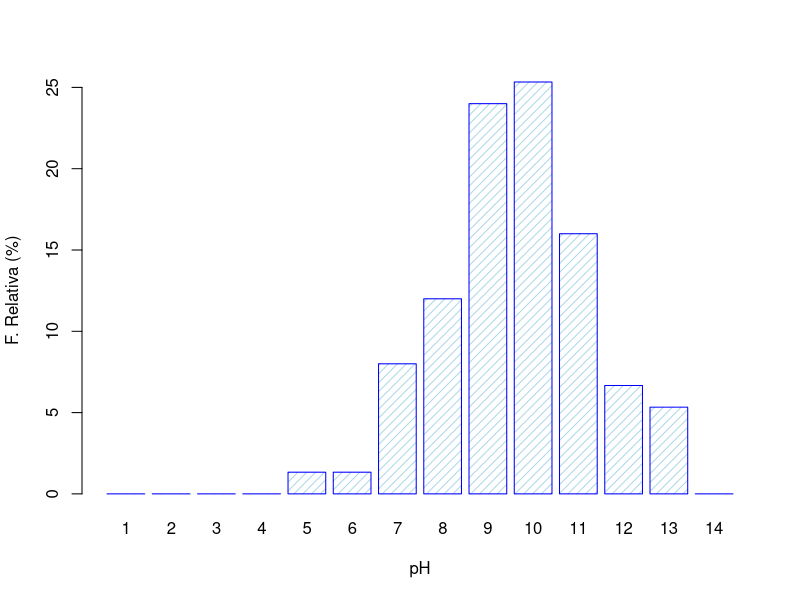
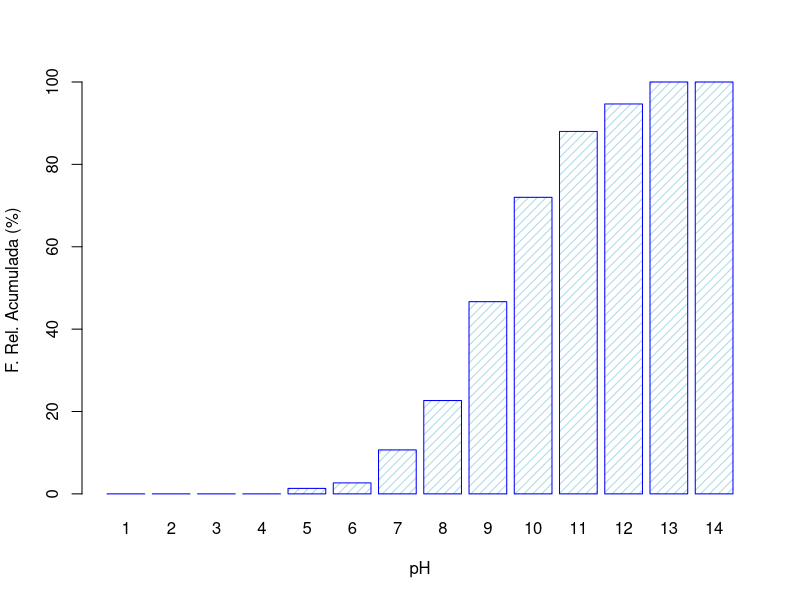

Here is the R script that generated these plots, in order:

pH <- c(8,9,8,10,10,9,10,7,12,12,11,12,9,10,11,11,9,10,11,9,9,10,11,9,8,10,8,9,10,
        8,9,13,13,7,10,10,9,9,9,9,10,13,11,6,8,7,7,10,8,5,11,11,7,10,10,12,8,9,13,
        11,10,11,10,9,9,8,11,12,10,9,7,10,11,10,9)

n <- length(pH)
nj <- table(pH)
print(nj)
nj <- c(0, 0, 0, 0, nj, 0)
names(nj) <- 1:14
# frecuencias relativas
hj <- nj/n
# frecuencias acumuladas
Nj <- cumsum(nj)
Hj <- cumsum(hj)

# b) Diagrama de barras para las frecuencias relativas.
barplot(height = 100*hj, xlab = "pH", ylab = "F. Relativa (%)", density = 16, 
        col = "lightblue", border = "blue")

# c) Hacer un diagrama de barras para las frecuencias relativas acumuladas.
barplot(height = 100*Hj, xlab = "pH", ylab = "F. Rel. Acumulada (%)", density = 16, 
        col = "lightblue", border = "blue")

# d) Usando la información de la tabla y de los diagramas, responder las siguientes preguntas:
#   * ¿Cuántas observaciones se realizaron en este caso?
print(n) # 75
#   * ¿Cuántas observaciones en la muestra tienen un pH netro? ¿ácido? ¿básico?
sum(nj[7])      # pH Neutro
sum(nj[1:6])    # pH ácido
sum(nj[8:14])   # pH básico

#   * ¿Qué porcentaje de observaciones tienen un pH neutro? ¿ácido? ¿básico?
sum(100*hj[7])
sum(100*hj[1:6])
sum(100*hj[8:14])

#   * ¿Que porcentaje de observaciones tienen un pH entre 9 y 11 unidades, inclusive?
sum(100*hj[9:11])


# Considere la información de la siguiente disitrbución de frecuencias:
# a) Completar la tabla
n <- 80
hj <- c(4/n,0.15,0.25,0.75-0.25-0.15-0.05,1-0.75)
print(hj)
Hj <- cumsum(hj)
print(Hj)
nj <- hj*n
print(nj)
Nj <- cumsum(nj)
print(Nj)

# b. 
# b* La cantidad de datos mayores a 15 es 44%.
sum(nj[4:5]) # Falso, nos estan pidiendo es cantidad de datos y no el porcentaje

# b* La cantidad de datos mayores que 5 pero menores que 20 es 36.
sum(nj[2:3]) # Falso, el resultado es 32
# b* La proporción de datos mayores que 10 es 95.
sum(100*hj[3:5]) # Falso la proporción es del 80%
# b* La proporción de datos entre 10 y 20, inclusive, es 70%.
sum(100*hj[2:4]) # Verdadera
